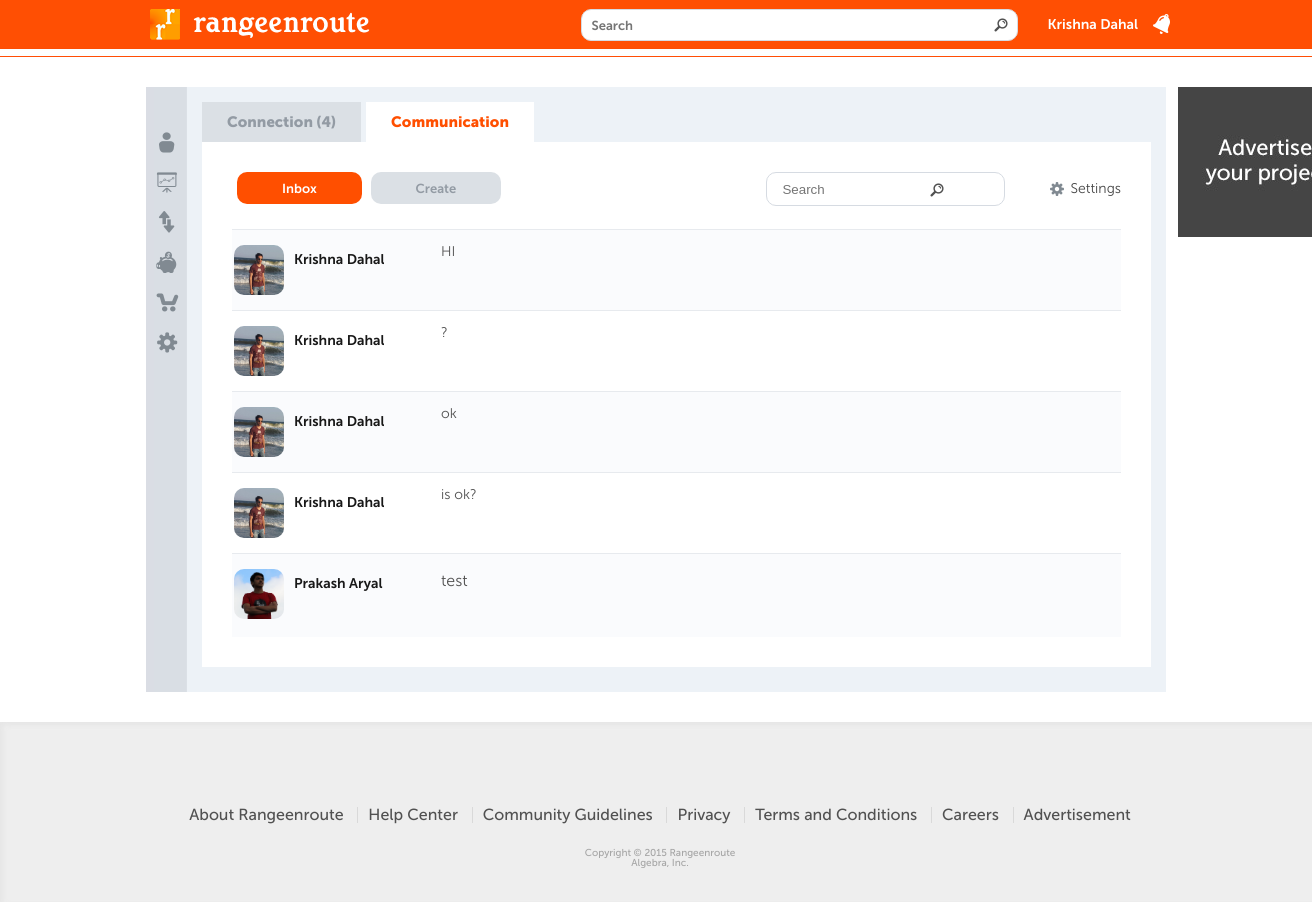
The page /communication.php (signed in) on the database its author committed.
### tables this page shows
CREATE TABLE IF NOT EXISTS `messages` (
  `message_id` int(11) NOT NULL,
  `sender` int(11) NOT NULL,
  `recipient` int(11) NOT NULL,
  `message` text NOT NULL,
  `reply_on` int(11) NOT NULL DEFAULT '0',
  `created_on` timestamp NOT NULL DEFAULT CURRENT_TIMESTAMP
);

CREATE TABLE IF NOT EXISTS `users` (
  `user_id` int(11) NOT NULL,
  `first_name` varchar(50) NOT NULL,
  `last_name` varchar(50) NOT NULL,
  `preferred_name` text NOT NULL,
  `display_name` text NOT NULL,
  `keep_preferred_only` int(11) NOT NULL DEFAULT '0',
  `keep_preferred_nickname` int(11) NOT NULL DEFAULT '0',
  `company_name` varchar(50) NOT NULL,
  `location` text NOT NULL,
  `email` varchar(50) NOT NULL,
  `password` varchar(150) NOT NULL,
  `user_type` int(11) NOT NULL,
  `user_level` int(11) NOT NULL DEFAULT '1',
  `birthday` date NOT NULL,
  `gender` int(11) NOT NULL DEFAULT '1',
  `college` text NOT NULL,
  `high_school` text NOT NULL,
  `school` text NOT NULL,
  `position` varchar(100) NOT NULL,
  `hometown` varchar(50) NOT NULL,
  `mailing_address` text NOT NULL,
  `alt_email` varchar(50) NOT NULL,
  `social_network` text NOT NULL,
  `phone` varchar(30) NOT NULL,
  `quotes` text NOT NULL,
  `about_me` text NOT NULL,
  `photo` varchar(50) NOT NULL,
  `created_on` timestamp NOT NULL DEFAULT CURRENT_TIMESTAMP,
  `updated_on` timestamp NULL DEFAULT NULL,
  `password_updated_on` timestamp NOT NULL DEFAULT '0000-00-00 00:00:00',
  `register_type` int(11) NOT NULL DEFAULT '1',
  `verified` int(11) NOT NULL DEFAULT '0',
  `verify_file` text NOT NULL,
  `balance` int(11) NOT NULL DEFAULT '0',
  `confirmed` int(11) NOT NULL DEFAULT '0'
);

### includes/libs/mysql/dbFunctions.php (called while the page is built, shortened)
<?php
class CDatabase {
    var $link;
    function CDatabase($db, $host = "localhost", $user = "", $pass = "") {
        if ($this->link = mysqli_connect($host, $user, $pass)) {
            return mysqli_select_db($this->link,$db);
        } else {
            return 0;
        }
    }
    function query($sql) {
        return mysqli_query( $this->link,$sql);
    }
    function num_rows($q) {
        return mysqli_num_rows($q);
    }
    function fetch_array($q, $result_type = MYSQL_ASSOC) {
        return mysqli_fetch_array($q, $result_type = MYSQLI_ASSOC);
    }
    function free_result($q) {
        return mysqli_free_result($q);
    }
    function sql2array($sql, $keyField = '') {
        if ((empty($sql)) || (!($query = $this->query($sql)))) {
            return false;
        }
        return $this->result2array($query, $keyField);
    }
    function result2array($q, $keyField = '') {
        $Result = array();
        while ($Data = $this->fetch_array($q)) {
            if (empty($keyField)) {
                $Result[] = $Data;
            } else {
                $Result[$Data[$keyField]] = $Data;
            }
        }
        return $Result;
    }
}
?>

### includes/config.php (called while the page is built, shortened)
<?php
require_once(DIR_LIBS . 'mysql/dbFunctions.php');
$db_con = new CDatabase(MYSQL_DATABASE, MYSQL_HOST, MYSQL_USER, MYSQL_PASSWORD);
?>

### includes/app/users.php (called while the page is built, shortened)
<?php
function getUserData($user_id) {
    global $db_con;
    $res = $db_con->query("SELECT * FROM `users` WHERE `user_id` = " . $user_id . " LIMIT 1");
    return $db_con->fetch_array($res);
}
function getRoutersForUser($routed_by, $search_str = '') {
    global $db_con;
    if (empty($search_str))
        $query = 'SELECT `user_id` FROM `routers` WHERE `routed_by` = ' . $routed_by . ' AND `status` = 1 ORDER BY router_id';
    else
        $query = 'SELECT r.user_id FROM routers as r, users as u WHERE r.user_id = u.user_id AND (u.first_name LIKE "%' . $db_con->escape($search_str) . '%" OR u.last_name LIKE "%' . $db_con->escape($search_str) . '%") AND r.routed_by = ' . $routed_by . ' AND r.status = 1 ORDER BY router_id';
    return $db_con->sql2array($query);
}
function getInboxMessages($user_id) {
    global $db_con;
    $query = 'SELECT * FROM `messages` WHERE `recipient` = ' . $user_id . ' ORDER BY `message_id` DESC';
    return $db_con->sql2array($query);
}
?>

### communication.php (the view, shortened to what this page needs)
<?php
include ('includes/header.php');
require_once(DIR_APP.'users.php');
$sent = false;
if (isset($_GET['mode']) && $_GET['mode'] == 'create')
	$mode = 'create';
else
	$mode = 'show';
?>
<div class="inner-page-wrapper">
<div class="communication inner-page content">
<?php include (DIR_INCLUDE.'left_nav.php');
$routers = getRoutersForUser($_SESSION['uid'], '');
if (!empty($routers))
    $connections = '('.count($routers).')';
else
    $connections = '';
?>
<div class="main-content">
<ul class="router-top-nav">
<li><a href="connection.php">Connection <?php echo $connections; ?></a></li>
<li class="active"><a href="communication.php">Communication</a></li>
</ul>
<div class="content-block">
<div class="search-connection">
<form action="" method="post">
<input type="button" value="Inbox" class="inbox-btn <?php if ($mode == 'show') echo 'active'; ?>" onclick="window.location='communication.php'">
<input type="button" value="Create" class="create-message-btn <?php if ($mode == 'create') echo 'active'; ?>" onclick="window.location='communication.php?mode=create'">
<a href="communication.php?mode=create" class="inbox-settings">Settings</a>
<input type="text" name="search_connection" value="<?php if (isset($_POST['search_connection'])) echo $_POST['search_connection']; ?>" placeholder="Search">
<input type="submit" name="search">
</form>
</div>
<?php if ($mode == 'create') { ?>
<script src="//tinymce.cachefly.net/4.1/tinymce.min.js"></script>
<script type="text/javascript">
tinymce.init({
    selector: "textarea"
 });
</script>
	<div class="create-message-block">
	<?php if ($sent) { ?>
		<div class="form-item send-result">Your message to <?php echo $_POST['recipient'] ?> has been sent</div>
	<?php } ?>
		<form id="create-message" action="" method="post">
		<div class="form-item"><label>Recipient:</label> <input type="text" name="recipient" placeholder="Start to type name of recipient" id="recipient"></div>
		<div class="form-item no-height message-box">
		<label>Message:</label>
		<textarea name="message" id="message"></textarea>
		</div>
		<input type="hidden" name="user_id" id="user_id">
		<div class="form-item"><input type="submit" value="Send" class="upload-next send-message-btn" name="send"></div>
		</form>
	<div>
<?php }
else {
$messages = getInboxMessages($_SESSION['uid']);
if ($messages) {
?>
	<div class="inbox-messages">
	<?php foreach($messages as $ix=>$m) { ?>
	<div class="message-item <?php if (($ix % 2) == 0) echo 'odd'; ?>" data-id="<?php echo $ix; ?>">
 	<div class="message-author">
 	<?php $u = getUserData($m['sender']); ?>
        <div class="router-user-photo">
        <a href="user.php?uid=<?php echo $u['user_id']; ?>">
		<?php if (empty($u['photo'])) { ?>
		<img src="uploads/avatars/nophoto.jpg" alt="">
		<?php }
		 else { ?>
	 	<img src="uploads/avatars/<?php echo $u['photo']; ?>" alt="">
	<?php 	} ?>
	</a>
	<div class="router-user-name">
	<a href="user.php?uid=<?php echo $u['user_id']; ?>"><?php echo $u['display_name']; ?></a>
	</div>
	</div>
 	</div>
 	<div class="message-content" data-id="<?php echo $ix; ?>"><?php echo $m['message'];?></div>
	</div>
	<?php } ?>
	</div>
<?php }
}
?>
</div>
</div>
</div>
<?php include (DIR_INCLUDE.'right_side.php'); ?>
</div>
<?php include (DIR_INCLUDE.'footer.php'); ?>

### css/style.css (style rules this page uses)
body { font-family: 'museo_sans300'; color: #515151; font-size: 14px; }
.content { width: 1020px; overflow: hidden; padding: 30px 0 30px 0; margin: 0 auto; }
.inner-page-wrapper { width: 1020px; margin: 0 auto; position: relative; }
.inner-page { position: relative; min-height: 550px; margin-top: 30px; margin-bottom: 30px; background: #edf2f7 url('../images/inner_bg.jpg') repeat-y left top; padding-top: 0; padding-bottom: 0; }
.main-content { overflow: hidden; padding: 15px; padding-left: 56px; }
.content-block { background: #fff; margin-bottom: 10px; padding: 30px; overflow: hidden; }
.content-block p { line-height: 1.5; font-size: 16px; font-family: 'museo_sans300'; margin-bottom: 29px; }
.inner-page input[type="submit"] { width: auto; height: 40px; text-align: center; background: #ff4f00; border: none; border-radius: 3px; margin-left: 93px; font-family: 'museo_sans500'; color: #fff; cursor: pointer; font-size: 14px; padding: 0 40px 0 40px; }
.router-user-photo { height: 50px; float: left; margin-left: 25px; margin-bottom: 20px; overflow: hidden; }
.router-user-photo img { height: 50px; width: 50px; border-radius: 10px; float: left; }
.router-user-name { float: left; margin-left: 10px; font-family: 'museo_sans700'; font-size: 14px; line-height: 1.3; margin-top: 5px; max-width: 100px; }
.router-user-name a { text-decoration: none; color: #181818; }
.router-top-nav { width: 100%; overflow: hidden; }
.router-top-nav li { height: 40px; line-height: 40px; display: inline-block; margin-right: 5px; float: left; background: #dbe0e5; }
.router-top-nav li a { text-decoration: none; color: #939ba4; font-family: 'museo_sans900'; font-size: 15px; padding: 0 25px 0 25px; }
.router-top-nav li.active { background: #fff; }
.router-top-nav li.active a { color: #ff4f00; }
.search-connection input[type="text"] { border-radius: 10px; width: 400px; border: #d6dbe2 solid 1px; height: 30px; padding-left: 15px; }
.search-connection input[type="submit"] { background: url('../images/icons/search.png') no-repeat; width: 14px; height: 14px; border: none; padding: 0; margin: 0; border-radius: 0; color: transparent; margin-left: -30px; position: relative; top: 2px; margin-right: 20px; }
.inbox-btn { height: 32px; padding: 0 45px 0 45px; color: #939ba4; margin: 0; background: #dbe0e5; border: none; border-radius: 10px; margin-left: 5px; font-family: 'museo_sans700'; font-size: 13px; cursor: pointer; }
.inbox-btn.active { color: #fff; background: #ff4f00; }
.create-message-btn { height: 32px; padding: 0 45px 0 45px; color: #939ba4; margin: 0; background: #dbe0e5; border: none; border-radius: 10px; margin-left: 5px; font-family: 'museo_sans700'; font-size: 13px; cursor: pointer; }
.communication .search-connection input[type="text"] { width: 220px; float: right; }
.inbox-settings { background: url('../images/icons/settings_small.png') no-repeat; padding-left: 20px; float: right; color: #454545; text-decoration: none; margin-left: 45px; margin-top: 10px; }
.communication .search-connection input[type="submit"] { margin: 0; left: 425px; }
.inbox-messages { oberflow: hidden; margin-top: 25px; }
.message-item { padding: 15px 0 15px 0; border-top: #e7eaee solid 1px; overflow: hidden; }
.message-item.odd { background: #fafbfd; }
.message-item .router-user-photo { margin-bottom: 0; margin-left: 2px; }
.message-content { float: right; padding-right: 30px; width: 650px; cursor: pointer; }

### rows shown on the page
messages: users.photo (picture), users.display_name "Krishna Dahal", message "HI"
messages: users.photo (picture), users.display_name "Krishna Dahal", message "?"
messages: users.photo (picture), users.display_name "Krishna Dahal", message "ok"
messages: users.photo (picture), users.display_name "Krishna Dahal", message "is ok?"
messages: users.photo (picture), users.display_name "Prakash Aryal", message "test"

### other values the page prints
$_SESSION['display_name'] "Krishna Dahal"
$connections "(4)"
